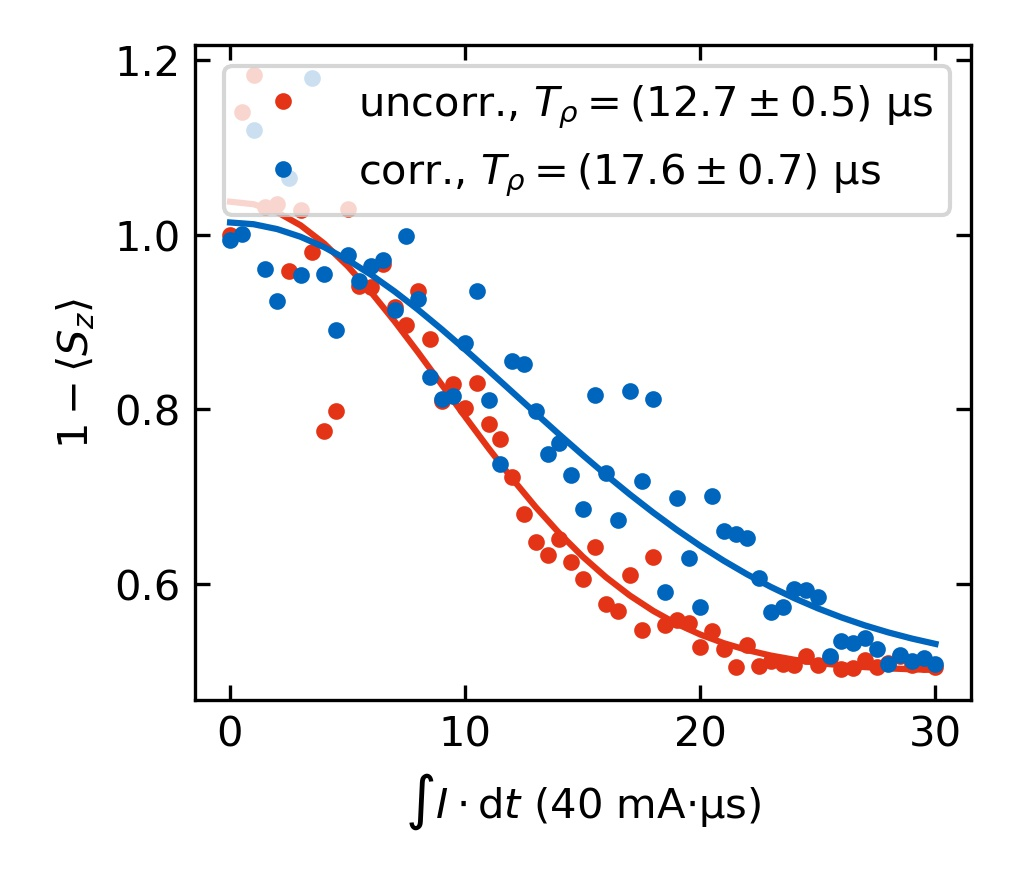

Reproduce this figure in Python.
import matplotlib.pyplot as plt
import numpy as np
from scipy.optimize import curve_fit

from utility.imperial_to_metric import cm_to_inch
from utility.tum_jet import tum_color


def stretched(t, T2, n, A):
    return A * np.exp(-np.power(t / T2, n))


def main():
    decay_comparison()

    oscillation()


def oscillation():
    #  fit parameters taken from pulsed.013.mat in the corresponding folder
    amplitude = 7.67478639e-02
    tau_zs_0, taus_0, zs_0, taus_b_0 = load_txts(name='002_phase_oscillation_5_5000', sequence_length_taus=50,
                                                 sequence_length_bs=40, zs_shift=3)
    tau_zs_1, taus_1, zs_1, taus_b_1 = load_txts(name='20000_25000', sequence_length_taus=50,
                                                 sequence_length_bs=40, zs_shift=3)
    tau_zs_2, taus_2, zs_2, taus_b_2 = load_txts(name='25000_30000', sequence_length_taus=50,
                                                 sequence_length_bs=40, zs_shift=3)
    plt.close('all')
    fig, axes = plt.subplots(nrows=2, ncols=3, sharex='col', sharey='all')
    fig.set_figwidth(cm_to_inch(8.6 * 1.))
    fig.set_figheight(cm_to_inch(5.5))
    fig.text(0.55, 0.04, 'current duration(µs)', ha='center')
    fig.text(0.03, 0.55, r'$1-\left\langle S_z \right\rangle$', va='center', rotation='vertical')
    plt.subplots_adjust(hspace=0, wspace=0.2, bottom=0.2, top=0.95, right=0.95, left=0.15)
    plot_column(amplitude, axes, 0, tau_zs_0, taus_0, taus_b_0, zs_0)
    plot_column(amplitude, axes, 1, tau_zs_1, taus_1, taus_b_1, zs_1)
    plot_column(amplitude, axes, 2, tau_zs_2, taus_2, taus_b_2, zs_2)
    plt.savefig('zzz_oscillations.jpg', dpi=300)


def plot_column(amplitude, axes, column, tau_zs, taus, taus_b, zs):
    axes[0, column].plot(taus_b, (zs - np.average(zs)) / amplitude * 0.5 + 0.5, color=tum_color(0), label='test')
    axes[1, column].plot(taus, (tau_zs - np.average(tau_zs[1:])) / amplitude * 0.5 + 0.5, color=tum_color(5))
    if column == 2:
        axes[0, column].text(25.35, 0.85, 'qff')
        axes[1, column].text(25.2, 0.85, 'no qff')


def load_txts(name, sequence_length_taus, sequence_length_bs, zs_shift):
    taus = np.loadtxt('{}_taus.txt'.format(name))[:sequence_length_taus]
    taus_b = np.loadtxt('{}_taus.txt'.format(name))[:sequence_length_bs]
    taus_b = rescale(taus, taus_b)
    taus_b = taus_b * 1e-3
    taus = taus * 1e-3
    zs = np.loadtxt('{}_zs.txt'.format(name))[zs_shift:zs_shift + sequence_length_bs]
    tau_zs = np.loadtxt('{}_tau_zs.txt'.format(name))[:sequence_length_taus]
    return tau_zs, taus, zs, taus_b


def rescale(taus, taus_b):
    start = taus_b[0]
    taus_b = taus_b - start
    taus_b = taus_b * (taus - taus[0]).max() / taus_b.max()
    taus_b = taus_b + start
    return taus_b


def decay_comparison():
    qff_average, tau_average = calc_average()
    qff = np.loadtxt('decays_qff.txt')
    tau = np.loadtxt('decays_tau.txt')
    qff = qff / qff_average
    tau = tau / tau_average
    xs = np.linspace(5e-3, 30, len(qff))
    popt_qff, pcov_qff = curve_fit(stretched, xdata=xs, ydata=qff, p0=[20, 1, 1])
    popt_tau, pcov_tau = curve_fit(stretched, xdata=xs, ydata=tau, p0=[20, 1, 1])
    plt.close('all')
    plt.figure(figsize=(cm_to_inch(8.6), cm_to_inch(7.5)))
    plt.plot(xs, tau / 2 + 0.5, '.',
             label=r'uncorr., $T_\rho=\left( {:.1f} \pm {:.1f} \right) $ µs'.format(popt_tau[0],
                                                                                    np.sqrt(pcov_tau[0, 0])),
             color=tum_color(5))
    plt.plot(xs[::2], stretched(xs, *popt_tau)[::2] / 2 + 0.5, color=tum_color(5))
    plt.plot(xs, qff / 2 + 0.5, '.',
             label=r'corr., $T_\rho=\left( {:.1f} \pm {:.1f} \right) $ µs'.format(popt_qff[0],
                                                                                  np.sqrt(pcov_qff[0, 0])),
             color=tum_color(0))
    plt.plot(xs[::2], stretched(xs, *popt_qff)[::2] / 2 + 0.5, color=tum_color(0))
    plt.xlabel(r'$\int I \cdot \mathrm{d}t$' + ' (40 mA' + r'$\cdot $' + 'µs)')
    plt.ylabel(r'$1 - \left\langle S_z \right\rangle$')
    plt.legend()
    plt.tight_layout()
    plt.savefig('decays_comparison.jpg', dpi=300)


def calc_average():
    qff = np.loadtxt('decays_qff.txt')
    tau = np.loadtxt('decays_tau.txt')
    qff_average = np.average(qff[:5])
    tau_average = np.average(tau[:1])
    return qff_average, tau_average


if __name__ == '__main__':
    main()
